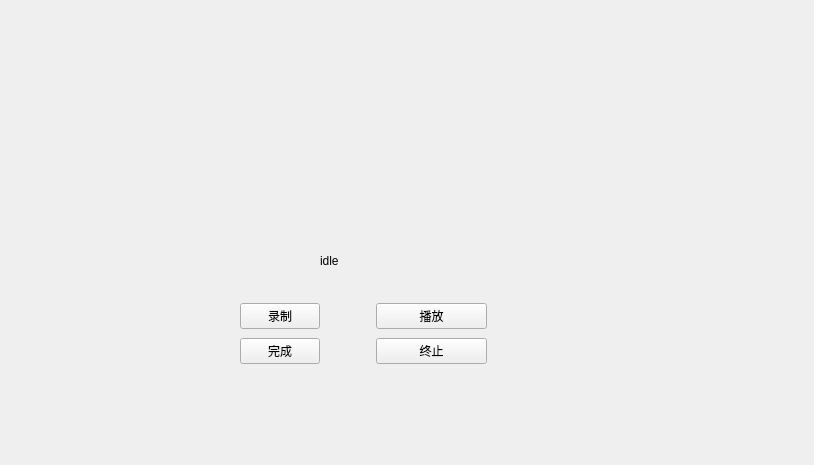
<?xml version="1.0" encoding="UTF-8"?>
<ui version="4.0">
 <class>AudioRecordView</class>
 <widget class="QWidget" name="AudioRecordView">
  <property name="geometry">
   <rect>
    <x>0</x>
    <y>0</y>
    <width>814</width>
    <height>465</height>
   </rect>
  </property>
  <property name="windowTitle">
   <string>Form</string>
  </property>
  <widget class="QWidget" name="verticalLayoutWidget">
   <property name="geometry">
    <rect>
     <x>130</x>
     <y>30</y>
     <width>491</width>
     <height>181</height>
    </rect>
   </property>
   <layout class="QVBoxLayout" name="verticalLayout"/>
  </widget>
  <widget class="QWidget" name="horizontalLayoutWidget">
   <property name="geometry">
    <rect>
     <x>240</x>
     <y>300</y>
     <width>297</width>
     <height>67</height>
    </rect>
   </property>
   <layout class="QHBoxLayout" name="horizontalLayout_2">
    <property name="rightMargin">
     <number>50</number>
    </property>
    <item>
     <layout class="QVBoxLayout" name="verticalLayout_2">
      <property name="rightMargin">
       <number>50</number>
      </property>
      <item>
       <widget class="QPushButton" name="btnRecord">
        <property name="text">
         <string>录制</string>
        </property>
       </widget>
      </item>
      <item>
       <widget class="QPushButton" name="btnFinishRecord">
        <property name="text">
         <string>完成</string>
        </property>
       </widget>
      </item>
     </layout>
    </item>
    <item>
     <layout class="QVBoxLayout" name="verticalLayout_3">
      <item>
       <widget class="QPushButton" name="btnPlay">
        <property name="text">
         <string>播放</string>
        </property>
       </widget>
      </item>
      <item>
       <widget class="QPushButton" name="btnStopPlay">
        <property name="text">
         <string>终止</string>
        </property>
       </widget>
      </item>
     </layout>
    </item>
   </layout>
  </widget>
  <widget class="QLabel" name="label">
   <property name="geometry">
    <rect>
     <x>320</x>
     <y>240</y>
     <width>151</width>
     <height>41</height>
    </rect>
   </property>
   <property name="text">
    <string>idle</string>
   </property>
  </widget>
 </widget>
 <resources/>
 <connections/>
</ui>
